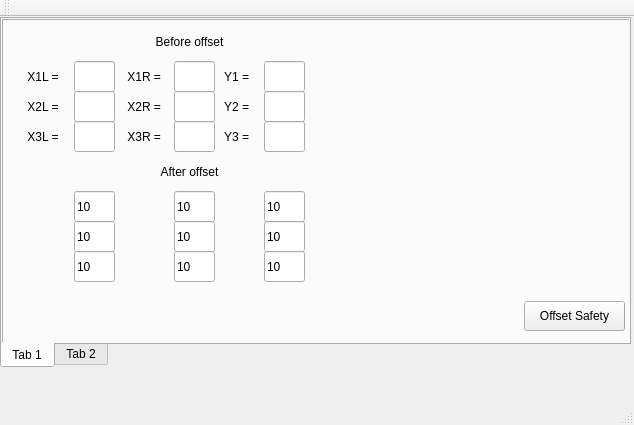
<?xml version="1.0" encoding="UTF-8"?>
<ui version="4.0">
 <class>MainWindow</class>
 <widget class="QMainWindow" name="MainWindow">
  <property name="geometry">
   <rect>
    <x>0</x>
    <y>0</y>
    <width>634</width>
    <height>425</height>
   </rect>
  </property>
  <property name="windowTitle">
   <string>MainWindow</string>
  </property>
  <widget class="QWidget" name="centralWidget">
   <widget class="QTabWidget" name="tabWidget">
    <property name="geometry">
     <rect>
      <x>0</x>
      <y>0</y>
      <width>631</width>
      <height>351</height>
     </rect>
    </property>
    <property name="tabPosition">
     <enum>QTabWidget::South</enum>
    </property>
    <property name="currentIndex">
     <number>0</number>
    </property>
    <widget class="QWidget" name="tab">
     <attribute name="title">
      <string>Tab 1</string>
     </attribute>
     <widget class="QPushButton" name="pushButton">
      <property name="geometry">
       <rect>
        <x>520</x>
        <y>280</y>
        <width>101</width>
        <height>30</height>
       </rect>
      </property>
      <property name="text">
       <string>Offset Safety</string>
      </property>
     </widget>
     <widget class="QLineEdit" name="lineEdit">
      <property name="geometry">
       <rect>
        <x>70</x>
        <y>10</y>
        <width>41</width>
        <height>31</height>
       </rect>
      </property>
      <property name="text">
       <string>10</string>
      </property>
     </widget>
     <widget class="QLabel" name="label">
      <property name="geometry">
       <rect>
        <x>20</x>
        <y>10</y>
        <width>51</width>
        <height>31</height>
       </rect>
      </property>
      <property name="text">
       <string> X1L =</string>
      </property>
     </widget>
     <widget class="QLineEdit" name="lineEdit_2">
      <property name="geometry">
       <rect>
        <x>70</x>
        <y>40</y>
        <width>41</width>
        <height>31</height>
       </rect>
      </property>
      <property name="text">
       <string>10</string>
      </property>
     </widget>
     <widget class="QLabel" name="label_2">
      <property name="geometry">
       <rect>
        <x>20</x>
        <y>40</y>
        <width>51</width>
        <height>31</height>
       </rect>
      </property>
      <property name="text">
       <string> X1L =</string>
      </property>
     </widget>
     <widget class="QTabWidget" name="tabWidget_2">
      <property name="geometry">
       <rect>
        <x>0</x>
        <y>0</y>
        <width>631</width>
        <height>351</height>
       </rect>
      </property>
      <property name="tabPosition">
       <enum>QTabWidget::South</enum>
      </property>
      <property name="currentIndex">
       <number>0</number>
      </property>
      <widget class="QWidget" name="tab_3">
       <attribute name="title">
        <string>Tab 1</string>
       </attribute>
       <widget class="QPushButton" name="btn_OffsetSafety">
        <property name="geometry">
         <rect>
          <x>520</x>
          <y>280</y>
          <width>101</width>
          <height>30</height>
         </rect>
        </property>
        <property name="text">
         <string>Offset Safety</string>
        </property>
       </widget>
       <widget class="QLineEdit" name="le_x1l">
        <property name="geometry">
         <rect>
          <x>70</x>
          <y>40</y>
          <width>41</width>
          <height>31</height>
         </rect>
        </property>
        <property name="text">
         <string/>
        </property>
       </widget>
       <widget class="QLabel" name="label_3">
        <property name="geometry">
         <rect>
          <x>20</x>
          <y>40</y>
          <width>51</width>
          <height>31</height>
         </rect>
        </property>
        <property name="text">
         <string> X1L =</string>
        </property>
       </widget>
       <widget class="QLineEdit" name="le_x2l">
        <property name="geometry">
         <rect>
          <x>70</x>
          <y>70</y>
          <width>41</width>
          <height>31</height>
         </rect>
        </property>
        <property name="text">
         <string/>
        </property>
       </widget>
       <widget class="QLabel" name="label_4">
        <property name="geometry">
         <rect>
          <x>20</x>
          <y>70</y>
          <width>51</width>
          <height>31</height>
         </rect>
        </property>
        <property name="text">
         <string> X2L =</string>
        </property>
       </widget>
       <widget class="QLabel" name="label_5">
        <property name="geometry">
         <rect>
          <x>20</x>
          <y>100</y>
          <width>51</width>
          <height>31</height>
         </rect>
        </property>
        <property name="text">
         <string> X3L =</string>
        </property>
       </widget>
       <widget class="QLineEdit" name="le_x3l">
        <property name="geometry">
         <rect>
          <x>70</x>
          <y>100</y>
          <width>41</width>
          <height>31</height>
         </rect>
        </property>
        <property name="text">
         <string/>
        </property>
       </widget>
       <widget class="QLineEdit" name="le_x3r">
        <property name="geometry">
         <rect>
          <x>170</x>
          <y>100</y>
          <width>41</width>
          <height>31</height>
         </rect>
        </property>
        <property name="text">
         <string/>
        </property>
       </widget>
       <widget class="QLabel" name="label_6">
        <property name="geometry">
         <rect>
          <x>120</x>
          <y>70</y>
          <width>51</width>
          <height>31</height>
         </rect>
        </property>
        <property name="text">
         <string> X2R =</string>
        </property>
       </widget>
       <widget class="QLabel" name="label_7">
        <property name="geometry">
         <rect>
          <x>120</x>
          <y>40</y>
          <width>51</width>
          <height>31</height>
         </rect>
        </property>
        <property name="text">
         <string> X1R =</string>
        </property>
       </widget>
       <widget class="QLineEdit" name="le_x1r">
        <property name="geometry">
         <rect>
          <x>170</x>
          <y>40</y>
          <width>41</width>
          <height>31</height>
         </rect>
        </property>
        <property name="text">
         <string/>
        </property>
       </widget>
       <widget class="QLabel" name="label_8">
        <property name="geometry">
         <rect>
          <x>120</x>
          <y>100</y>
          <width>51</width>
          <height>31</height>
         </rect>
        </property>
        <property name="text">
         <string> X3R =</string>
        </property>
       </widget>
       <widget class="QLineEdit" name="le_x2r">
        <property name="geometry">
         <rect>
          <x>170</x>
          <y>70</y>
          <width>41</width>
          <height>31</height>
         </rect>
        </property>
        <property name="text">
         <string/>
        </property>
       </widget>
       <widget class="QLabel" name="label_9">
        <property name="geometry">
         <rect>
          <x>220</x>
          <y>100</y>
          <width>51</width>
          <height>31</height>
         </rect>
        </property>
        <property name="text">
         <string>Y3 =</string>
        </property>
       </widget>
       <widget class="QLineEdit" name="le_y2">
        <property name="geometry">
         <rect>
          <x>260</x>
          <y>70</y>
          <width>41</width>
          <height>31</height>
         </rect>
        </property>
        <property name="text">
         <string/>
        </property>
       </widget>
       <widget class="QLineEdit" name="le_y3">
        <property name="geometry">
         <rect>
          <x>260</x>
          <y>100</y>
          <width>41</width>
          <height>31</height>
         </rect>
        </property>
        <property name="text">
         <string/>
        </property>
       </widget>
       <widget class="QLabel" name="label_10">
        <property name="geometry">
         <rect>
          <x>220</x>
          <y>70</y>
          <width>51</width>
          <height>31</height>
         </rect>
        </property>
        <property name="text">
         <string>Y2 =</string>
        </property>
       </widget>
       <widget class="QLabel" name="label_11">
        <property name="geometry">
         <rect>
          <x>220</x>
          <y>40</y>
          <width>51</width>
          <height>31</height>
         </rect>
        </property>
        <property name="text">
         <string>Y1 =</string>
        </property>
       </widget>
       <widget class="QLineEdit" name="le_y1">
        <property name="geometry">
         <rect>
          <x>260</x>
          <y>40</y>
          <width>41</width>
          <height>31</height>
         </rect>
        </property>
        <property name="text">
         <string/>
        </property>
       </widget>
       <widget class="QLineEdit" name="le_y3_2">
        <property name="geometry">
         <rect>
          <x>260</x>
          <y>230</y>
          <width>41</width>
          <height>31</height>
         </rect>
        </property>
        <property name="text">
         <string>10</string>
        </property>
       </widget>
       <widget class="QLineEdit" name="le_x2r_2">
        <property name="geometry">
         <rect>
          <x>170</x>
          <y>200</y>
          <width>41</width>
          <height>31</height>
         </rect>
        </property>
        <property name="text">
         <string>10</string>
        </property>
       </widget>
       <widget class="QLineEdit" name="le_y1_2">
        <property name="geometry">
         <rect>
          <x>260</x>
          <y>170</y>
          <width>41</width>
          <height>31</height>
         </rect>
        </property>
        <property name="text">
         <string>10</string>
        </property>
       </widget>
       <widget class="QLineEdit" name="le_x1l_2">
        <property name="geometry">
         <rect>
          <x>70</x>
          <y>170</y>
          <width>41</width>
          <height>31</height>
         </rect>
        </property>
        <property name="text">
         <string>10</string>
        </property>
       </widget>
       <widget class="QLineEdit" name="le_x3r_2">
        <property name="geometry">
         <rect>
          <x>170</x>
          <y>230</y>
          <width>41</width>
          <height>31</height>
         </rect>
        </property>
        <property name="text">
         <string>10</string>
        </property>
       </widget>
       <widget class="QLineEdit" name="le_y2_2">
        <property name="geometry">
         <rect>
          <x>260</x>
          <y>200</y>
          <width>41</width>
          <height>31</height>
         </rect>
        </property>
        <property name="text">
         <string>10</string>
        </property>
       </widget>
       <widget class="QLineEdit" name="le_x2l_2">
        <property name="geometry">
         <rect>
          <x>70</x>
          <y>200</y>
          <width>41</width>
          <height>31</height>
         </rect>
        </property>
        <property name="text">
         <string>10</string>
        </property>
       </widget>
       <widget class="QLineEdit" name="le_x3l_2">
        <property name="geometry">
         <rect>
          <x>70</x>
          <y>230</y>
          <width>41</width>
          <height>31</height>
         </rect>
        </property>
        <property name="text">
         <string>10</string>
        </property>
       </widget>
       <widget class="QLineEdit" name="le_x1r_2">
        <property name="geometry">
         <rect>
          <x>170</x>
          <y>170</y>
          <width>41</width>
          <height>31</height>
         </rect>
        </property>
        <property name="text">
         <string>10</string>
        </property>
       </widget>
       <widget class="QLabel" name="label_12">
        <property name="geometry">
         <rect>
          <x>70</x>
          <y>10</y>
          <width>231</width>
          <height>22</height>
         </rect>
        </property>
        <property name="text">
         <string>Before offset</string>
        </property>
        <property name="alignment">
         <set>Qt::AlignCenter</set>
        </property>
       </widget>
       <widget class="QLabel" name="label_13">
        <property name="geometry">
         <rect>
          <x>70</x>
          <y>140</y>
          <width>231</width>
          <height>22</height>
         </rect>
        </property>
        <property name="text">
         <string>After offset</string>
        </property>
        <property name="alignment">
         <set>Qt::AlignCenter</set>
        </property>
       </widget>
      </widget>
      <widget class="QWidget" name="tab_4">
       <attribute name="title">
        <string>Tab 2</string>
       </attribute>
      </widget>
     </widget>
    </widget>
    <widget class="QWidget" name="tab_2">
     <attribute name="title">
      <string>Tab 2</string>
     </attribute>
    </widget>
   </widget>
  </widget>
  <widget class="QMenuBar" name="menuBar">
   <property name="geometry">
    <rect>
     <x>0</x>
     <y>0</y>
     <width>634</width>
     <height>27</height>
    </rect>
   </property>
  </widget>
  <widget class="QToolBar" name="mainToolBar">
   <attribute name="toolBarArea">
    <enum>TopToolBarArea</enum>
   </attribute>
   <attribute name="toolBarBreak">
    <bool>false</bool>
   </attribute>
  </widget>
  <widget class="QStatusBar" name="statusBar"/>
 </widget>
 <layoutdefault spacing="6" margin="11"/>
 <resources/>
 <connections/>
</ui>
